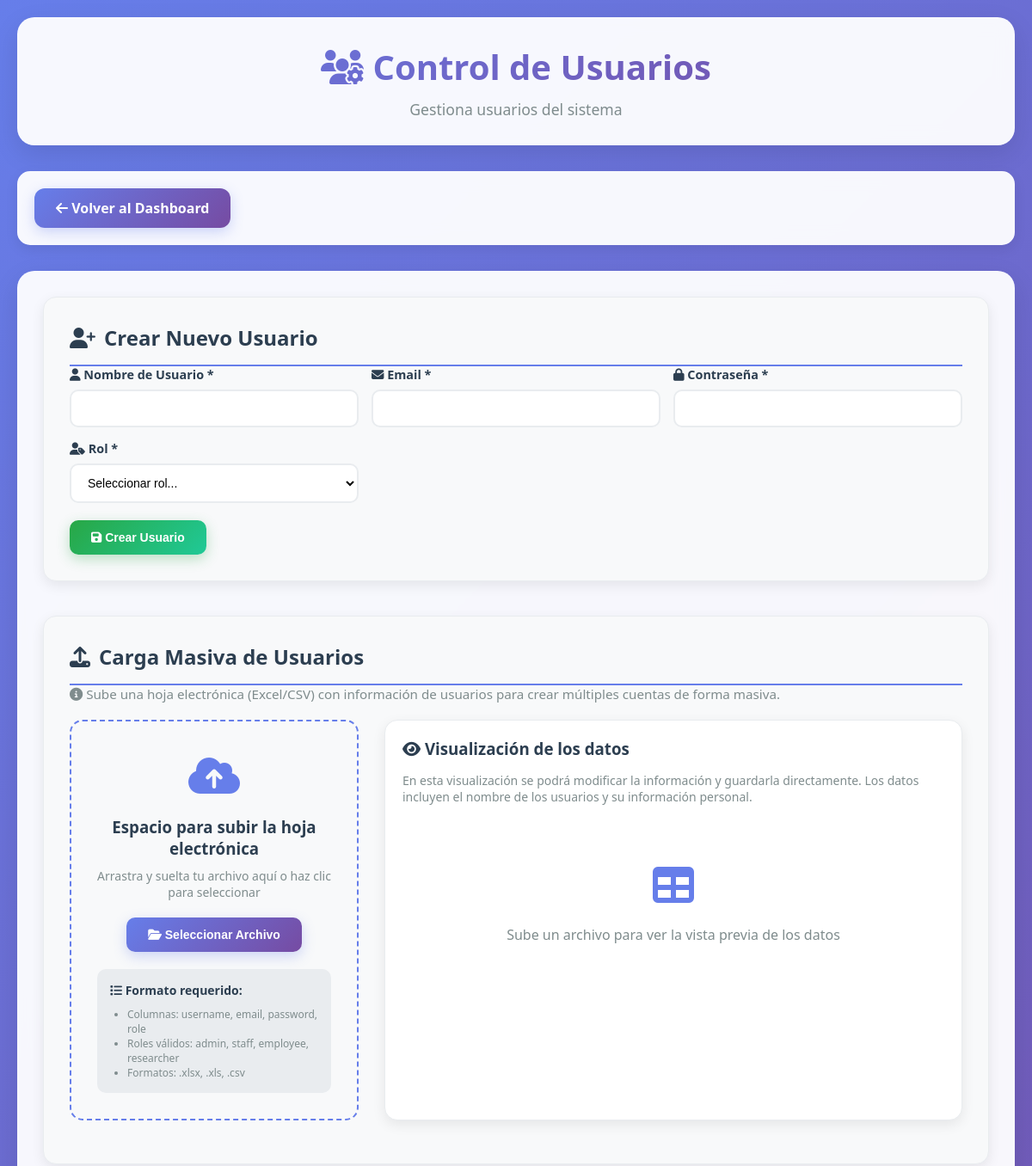
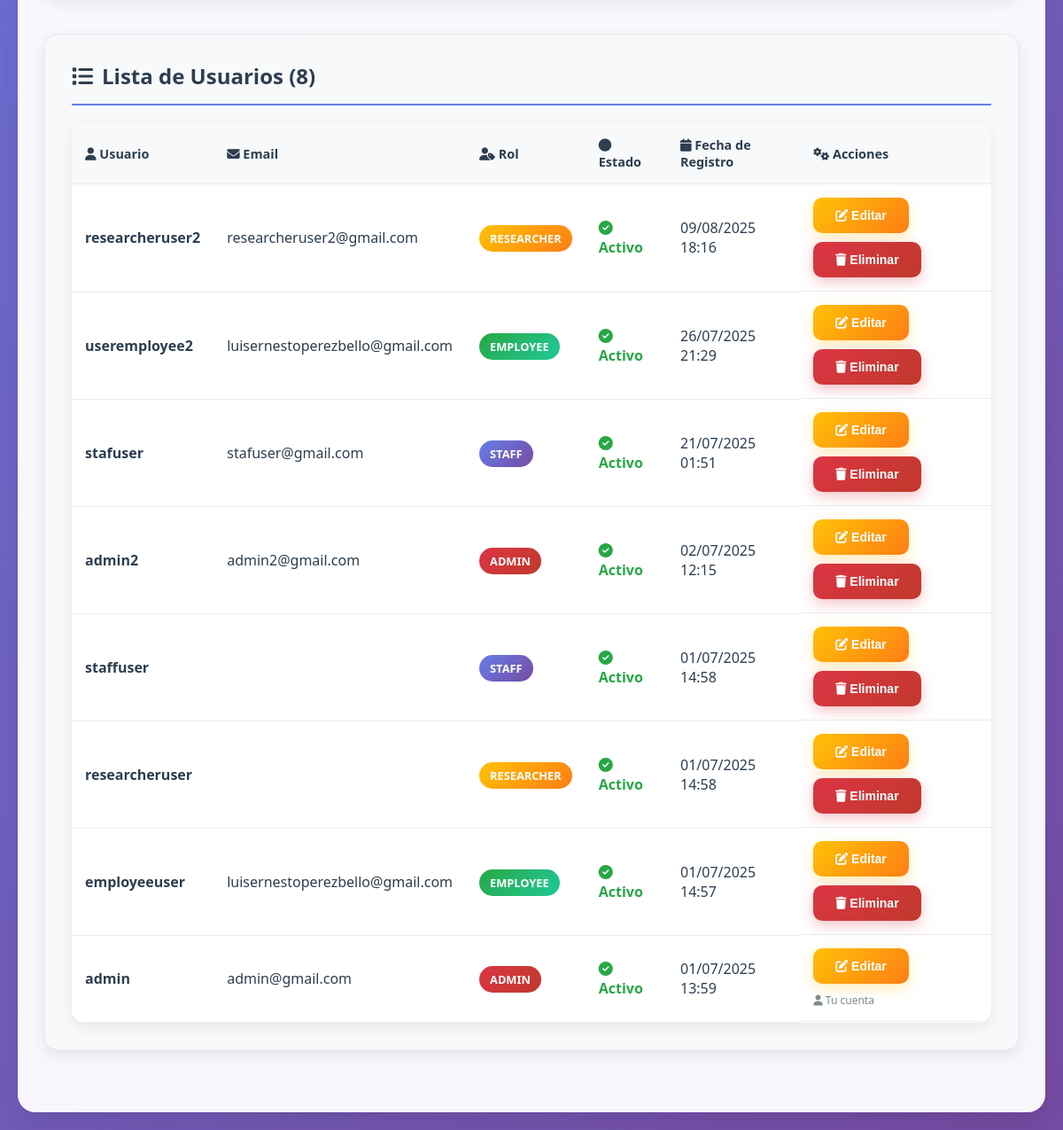
Page /accounts/admin_user_control/ (signed in) on the committed database (2 pictures, top to bottom).
### accounts/models.py (models this page shows, shortened)
class User(AbstractUser):
    ROLE_CHOICES = [
        ('admin', 'Admin'),
        ('staff', 'Staff'),
        ('employee', 'Employee'),
        ('researcher', 'Researcher'),
    ]
    role = models.CharField(max_length=20, choices=ROLE_CHOICES, default='employee')

### accounts/views.py (the view, shortened to what this page needs)
# urls.py: path('admin_user_control/', admin_user_control, name='admin_user_control'),
@login_required
def admin_user_control(request):
    if request.user.role != 'admin':
        return HttpResponseForbidden('Acceso denegado: No eres administrador.')
    from django.contrib.auth import get_user_model
    User = get_user_model()
    context = {}
    context['usuarios'] = User.objects.all().order_by('-date_joined')
    return render(request, 'admin_user_control.html', context)

### accounts/templates/admin_user_control.html (shortened to what this page needs)
<!DOCTYPE html>
<html lang="es">
<head>
    <link rel="stylesheet" href="https://cdnjs.cloudflare.com/ajax/libs/font-awesome/6.4.0/css/all.min.css">
</head>
<body>
    <div class="admin-container">
        <div class="header">
            <h1><i class="fas fa-users-cog"></i> Control de Usuarios</h1>
            <p>Gestiona usuarios del sistema</p>
        </div>
        <div class="nav-buttons">
            <a href="{% url 'admin_dashboard' %}">
                <i class="fas fa-arrow-left"></i> Volver al Dashboard
            </a>
        </div>
        <div class="content">
            <div class="section">
                <h2><i class="fas fa-user-plus"></i> Crear Nuevo Usuario</h2>
                <form method="post" id="create-user-form">
                    <div class="form-grid">
                        <div class="form-group">
                            <label for="username">
                                <i class="fas fa-user"></i> Nombre de Usuario *
                            </label>
                            <input type="text" id="username" name="username" required>
                        </div>
                        <div class="form-group">
                            <label for="email">
                                <i class="fas fa-envelope"></i> Email *
                            </label>
                            <input type="email" id="email" name="email" required>
                        </div>
                        <div class="form-group">
                            <label for="password">
                                <i class="fas fa-lock"></i> Contraseña *
                            </label>
                            <input type="password" id="password" name="password" required>
                        </div>
                        <div class="form-group">
                            <label for="role">
                                <i class="fas fa-user-tag"></i> Rol *
                            </label>
                            <select id="role" name="role" required>
                                <option value="">Seleccionar rol...</option>
                            </select>
                        </div>
                    </div>
                    <button type="submit" class="btn btn-success">
                        <i class="fas fa-save"></i> Crear Usuario
                    </button>
                </form>
            </div>
            <div class="section">
                <h2><i class="fas fa-upload"></i> Carga Masiva de Usuarios</h2>
                <p style="color: #7f8c8d; margin-bottom: 20px; font-size: 0.95rem;">
                    <i class="fas fa-info-circle"></i> Sube una hoja electrónica (Excel/CSV) con información de usuarios para crear múltiples cuentas de forma masiva.
                </p>
                <div style="display: grid; grid-template-columns: 1fr 2fr; gap: 30px; margin-bottom: 20px;">
                    <div class="upload-zone" id="uploadZone">
                        <div style="font-size: 3em; margin-bottom: 15px; color: #667eea;">
                            <i class="fas fa-cloud-upload-alt"></i>
                        </div>
                        <h3 style="margin: 0 0 10px 0; color: #2c3e50;">Espacio para subir la hoja electrónica</h3>
                        <p style="color: #7f8c8d; margin-bottom: 20px; font-size: 14px;">
                            Arrastra y suelta tu archivo aquí o haz clic para seleccionar
                        </p>
                        <form method="post" enctype="multipart/form-data" id="upload-form">
                            <button type="button" class="btn btn-primary" onclick="document.getElementById('file-upload').click()">
                                <i class="fas fa-folder-open"></i> Seleccionar Archivo
                            </button>
                        </form>
                        <div style="margin-top: 20px; padding: 15px; background: #e9ecef; border-radius: 10px; text-align: left;">
                            <h4 style="margin: 0 0 10px 0; font-size: 14px; color: #2c3e50;">
                                <i class="fas fa-list"></i> Formato requerido:
                            </h4>
                            <ul style="margin: 0; padding-left: 20px; font-size: 12px; color: #7f8c8d;">
                                <li>Columnas: username, email, password, role</li>
                                <li>Roles válidos: admin, staff, employee, researcher</li>
                                <li>Formatos: .xlsx, .xls, .csv</li>
                            </ul>
                        </div>
                    </div>
                    <div class="data-preview">
                        <h3 style="margin: 0 0 15px 0; color: #2c3e50;">
                            <i class="fas fa-eye"></i> Visualización de los datos
                        </h3>
                        <p style="color: #7f8c8d; margin-bottom: 20px; font-size: 14px;">
                            En esta visualización se podrá modificar la información y guardarla directamente. Los datos incluyen el nombre de los usuarios y su información personal.
                        </p>
                        <div id="no-data" style="text-align: center; padding: 40px; color: #7f8c8d;">
                            <div style="font-size: 3em; margin-bottom: 15px; color: #667eea;">
                                <i class="fas fa-table"></i>
                            </div>
                            <p>Sube un archivo para ver la vista previa de los datos</p>
                        </div>
                    </div>
                </div>
            </div>
            <div class="section">
                <h2><i class="fas fa-list"></i> Lista de Usuarios ({{ usuarios.count }})</h2>
                {% if usuarios %}
                    <table class="users-table">
                        <thead>
                            <tr>
                                <th><i class="fas fa-user"></i> Usuario</th>
                                <th><i class="fas fa-envelope"></i> Email</th>
                                <th><i class="fas fa-user-tag"></i> Rol</th>
                                <th><i class="fas fa-circle"></i> Estado</th>
                                <th><i class="fas fa-calendar"></i> Fecha de Registro</th>
                                <th><i class="fas fa-cogs"></i> Acciones</th>
                            </tr>
                        </thead>
                        <tbody>
                            {% for usuario in usuarios %}
                            <tr>
                                <td><strong>{{ usuario.username }}</strong></td>
                                <td>{{ usuario.email }}</td>
                                <td>
                                    <span class="role-badge role-{{ usuario.role }}">
                                        {{ usuario.role|title }}
                                    </span>
                                </td>
                                <td>
                                    <span class="{% if usuario.is_active %}status-active{% else %}status-inactive{% endif %}">
                                        <i class="fas fa-{% if usuario.is_active %}check-circle{% else %}times-circle{% endif %}"></i>
                                        {% if usuario.is_active %}Activo{% else %}Inactivo{% endif %}
                                    </span>
                                </td>
                                <td>{{ usuario.date_joined|date:"d/m/Y H:i" }}</td>
                                <td class="actions-cell">
                                    <button class="btn btn-warning" onclick="editarUsuario({{ usuario.id }}, '{{ usuario.username }}', '{{ usuario.email }}', '{{ usuario.role }}', {% if usuario.is_active %}true{% else %}false{% endif %})">
                                        <i class="fas fa-edit"></i> Editar
                                    </button>
                                    {% if usuario != user %}
                                    <button class="btn btn-danger" onclick="eliminarUsuario({{ usuario.id }}, '{{ usuario.username }}')">
                                        <i class="fas fa-trash"></i> Eliminar
                                    </button>
                                    {% else %}
                                    <span style="color: #7f8c8d; font-size: 12px;">
                                        <i class="fas fa-user"></i> Tu cuenta
                                    </span>
                                    {% endif %}
                                </td>
                            </tr>
                            {% endfor %}
                        </tbody>
                    </table>
                {% else %}
                    <div style="text-align: center; padding: 40px; color: #7f8c8d;">
                        <i class="fas fa-users fa-3x mb-3" style="color: #667eea;"></i>
                        <p style="font-style: italic;">No hay usuarios registrados</p>
                    </div>
                {% endif %}
            </div>
        </div>
    </div>
</body>
</html>

### rows in the picture
User: username "researcheruser2", email "researcheruser2@gmail.com", role "RESEARCHER", is_active True (drawn), date_joined "09/08/2025 18:16"
User: username "useremployee2", email "luisernestoperezbello@gmail.com", role "EMPLOYEE", is_active True (drawn), date_joined "26/07/2025 21:29"
User: username "stafuser", email "stafuser@gmail.com", role "STAFF", is_active True (drawn), date_joined "21/07/2025 01:51"
User: username "admin2", email "admin2@gmail.com", role "ADMIN", is_active True (drawn), date_joined "02/07/2025 12:15"
User: username "staffuser", role "STAFF", is_active True (drawn), date_joined "01/07/2025 14:58"
User: username "researcheruser", role "RESEARCHER", is_active True (drawn), date_joined "01/07/2025 14:58"
User: username "employeeuser", email "luisernestoperezbello@gmail.com", role "EMPLOYEE", is_active True (drawn), date_joined "01/07/2025 14:57"
User: username "admin", email "admin@gmail.com", role "ADMIN", is_active True (drawn), date_joined "01/07/2025 13:59", shows "Tu cuenta"

### other values in the picture
{{ usuarios.count }} "8"
